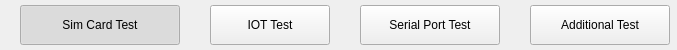
        <widget class="QWidget" name="wnd_navi_type" native="true">
         <property name="minimumSize">
          <size>
           <width>0</width>
           <height>50</height>
          </size>
         </property>
         <property name="maximumSize">
          <size>
           <width>16777215</width>
           <height>50</height>
          </size>
         </property>
         <layout class="QHBoxLayout" name="horizontalLayout_2">
          <property name="spacing">
           <number>30</number>
          </property>
          <property name="leftMargin">
           <number>20</number>
          </property>
          <property name="topMargin">
           <number>0</number>
          </property>
          <property name="rightMargin">
           <number>0</number>
          </property>
          <property name="bottomMargin">
           <number>0</number>
          </property>
          <item>
           <widget class="QToolButton" name="btn_navi_sim">
            <property name="minimumSize">
             <size>
              <width>160</width>
              <height>40</height>
             </size>
            </property>
            <property name="maximumSize">
             <size>
              <width>160</width>
              <height>40</height>
             </size>
            </property>
            <property name="text">
             <string>Sim Card Test</string>
            </property>
            <property name="checkable">
             <bool>true</bool>
            </property>
            <property name="checked">
             <bool>true</bool>
            </property>
            <property name="autoExclusive">
             <bool>true</bool>
            </property>
            <property name="toolButtonStyle">
             <enum>Qt::ToolButtonTextOnly</enum>
            </property>
           </widget>
          </item>
          <item>
           <widget class="QToolButton" name="btn_navi_iot">
            <property name="enabled">
             <bool>true</bool>
            </property>
            <property name="minimumSize">
             <size>
              <width>120</width>
              <height>40</height>
             </size>
            </property>
            <property name="maximumSize">
             <size>
              <width>120</width>
              <height>40</height>
             </size>
            </property>
            <property name="text">
             <string>IOT Test</string>
            </property>
            <property name="checkable">
             <bool>true</bool>
            </property>
            <property name="autoExclusive">
             <bool>true</bool>
            </property>
            <property name="toolButtonStyle">
             <enum>Qt::ToolButtonTextOnly</enum>
            </property>
           </widget>
          </item>
          <item>
           <widget class="QToolButton" name="btn_navi_serial">
            <property name="enabled">
             <bool>true</bool>
            </property>
            <property name="minimumSize">
             <size>
              <width>140</width>
              <height>40</height>
             </size>
            </property>
            <property name="maximumSize">
             <size>
              <width>180</width>
              <height>40</height>
             </size>
            </property>
            <property name="text">
             <string>Serial Port Test</string>
            </property>
            <property name="checkable">
             <bool>true</bool>
            </property>
            <property name="autoExclusive">
             <bool>true</bool>
            </property>
            <property name="toolButtonStyle">
             <enum>Qt::ToolButtonTextOnly</enum>
            </property>
           </widget>
          </item>
          <item>
           <widget class="QToolButton" name="btn_navi_extra">
            <property name="enabled">
             <bool>true</bool>
            </property>
            <property name="minimumSize">
             <size>
              <width>140</width>
              <height>40</height>
             </size>
            </property>
            <property name="maximumSize">
             <size>
              <width>180</width>
              <height>40</height>
             </size>
            </property>
            <property name="text">
             <string>Additional Test</string>
            </property>
            <property name="checkable">
             <bool>true</bool>
            </property>
            <property name="autoExclusive">
             <bool>true</bool>
            </property>
            <property name="toolButtonStyle">
             <enum>Qt::ToolButtonTextOnly</enum>
            </property>
           </widget>
          </item>
          <item>
           <spacer name="navi_spacer">
            <property name="orientation">
             <enum>Qt::Horizontal</enum>
            </property>
           </spacer>
          </item>
         </layout>
        </widget>
